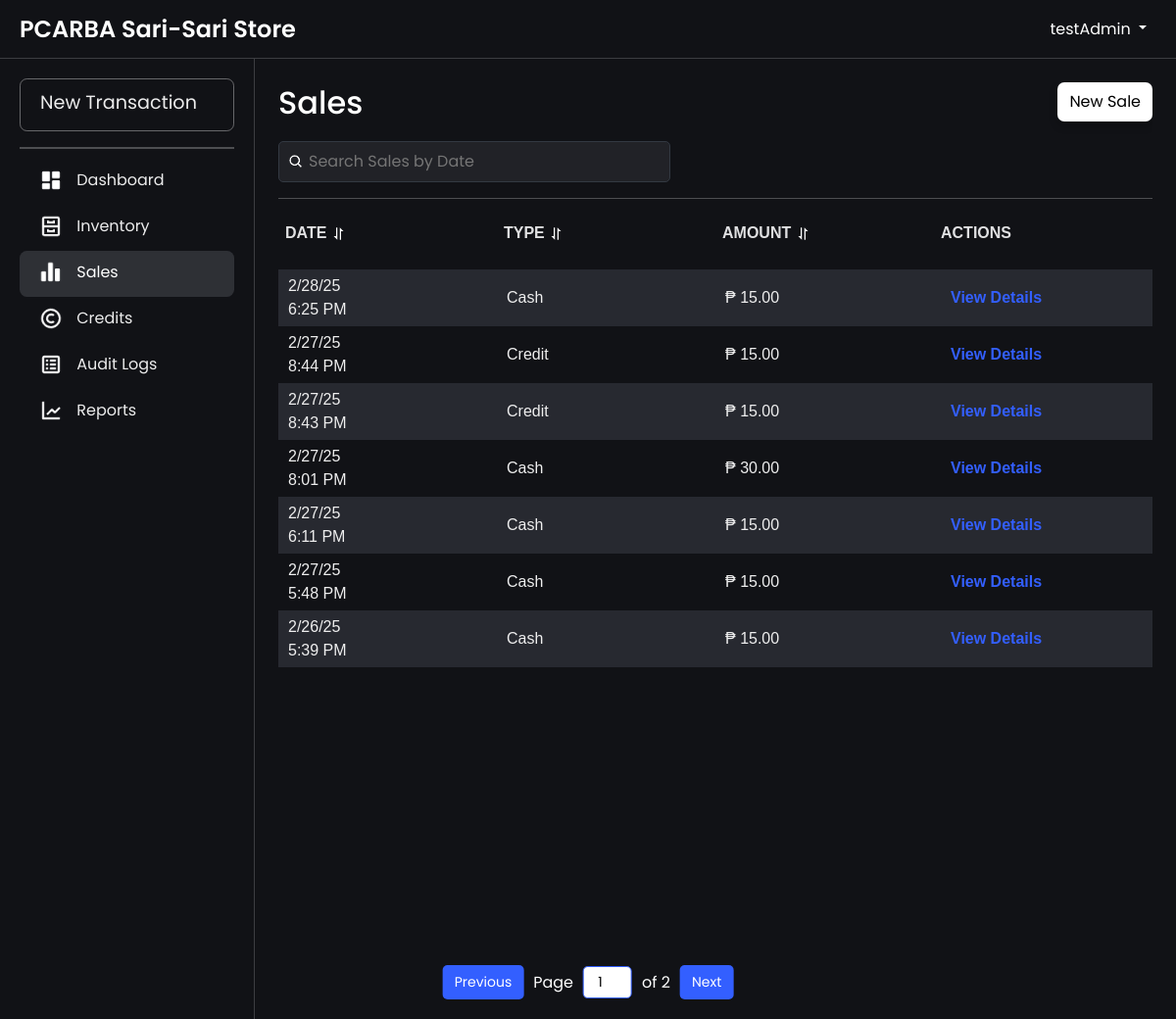
Page /sales.php (signed in) on the committed database.
### tables this page shows
CREATE TABLE `sales` (
  `saleId` int(11) NOT NULL AUTO_INCREMENT,
  `totalPrice` decimal(10,2) NOT NULL,
  `transactionType` enum('Cash','Credit') NOT NULL,
  `dateSold` timestamp NOT NULL DEFAULT current_timestamp(),
  `userId` int(11) NOT NULL,
  `creditorId` int(11) DEFAULT NULL,
  `creditId` int(11) DEFAULT NULL,
  PRIMARY KEY (`saleId`),
  KEY `users_sale` (`userId`),
  KEY `creditor_sale` (`creditorId`),
  KEY `credits_sales` (`creditId`),
  CONSTRAINT `creditor_sale` FOREIGN KEY (`creditorId`) REFERENCES `creditor` (`creditorId`),
  CONSTRAINT `credits_sales` FOREIGN KEY (`creditId`) REFERENCES `credits` (`creditId`),
  CONSTRAINT `users_sale` FOREIGN KEY (`userId`) REFERENCES `users` (`userId`)
);

### htdocs/sales.php (the view, shortened to what this page needs)
<?php
include 'db.php';
$query = "SELECT saleId, dateSold, transactionType, totalPrice, creditId FROM sales ORDER BY dateSold DESC";
$result = $conn->query($query);
$sales = $result->fetch_all(MYSQLI_ASSOC);
?>
<!DOCTYPE html>
<html lang="en">
<head>
    <link rel="stylesheet" href="css/bootstrap.min.css">
    <link rel="stylesheet" href="css/layer1.css">
    <link rel="stylesheet" href="css/sales.css">
</head>
<body>
    <?php include 'navbar.php'; ?>
    <div class="main-content fade-in">
        <div class="container">
            <div class="table-wrapper">
                <div class="header-container">
                    <h2>Sales</h2>
                    <div class="button">
                        <a href="addSale.php">New Sale</a>
                    </div>
                </div>
                <div class="search-container">
                    <div class="search-wrapper">
                        <img src="images/search-icon.png" alt="Search" class="search-icon">
                        <input type="text" id="searchBar" placeholder="Search Sales by Date" onkeyup="filterSales(); toggleClearIcon();">
                    </div>
                </div>
                <hr>
                <table id="salesTable">
                    <thead>
                        <tr align="left">
                            <th onclick="sortTable(0)">Date <span class="sort-icon"><img src="images/sort.png" alt="sort"></span></th>
                            <th onclick="sortTable(1)">Type <span class="sort-icon"><img src="images/sort.png" alt="sort"></span></th>
                            <th onclick="sortTable(2)">Amount <span class="sort-icon"><img src="images/sort.png" alt="sort"></span></th>
                            <th>Actions</th>
                        </tr>
                    </thead>
                    <tbody>
                        <?php if (empty($sales)) { ?>
                            <tr>
                                <td colspan="4" style="text-align: center;">No sales records found. <a href="addSale.php">Create a new sale</a>.</td>
                            </tr>
                        <?php } else { ?>
                            <?php foreach ($sales as $sale) { ?>
                                <tr>
                                    <td data-date="<?php echo $sale['dateSold']; ?>">
                                        <?php echo date("n/j/y", strtotime($sale['dateSold'])) . "<br>" . date("g:i A", strtotime($sale['dateSold'])); ?>
                                    </td>
                                    <td><?php echo htmlspecialchars($sale['transactionType']); ?></td>
                                    <td>₱ <?php echo htmlspecialchars($sale['totalPrice']); ?></td>
                                    <td>
                                        <?php if ($sale['transactionType'] === 'Credit') { ?>
                                            <a href="credit_details.php?creditId=<?php echo $sale['creditId']; ?>" class="view-details">
                                                <span>View Details</span>
                                            </a>
                                        <?php } else { ?>
                                            <a href="sale_details.php?saleId=<?php echo $sale['saleId']; ?>" class="view-details">
                                                <span>View Details</span>
                                            </a>
                                        <?php } ?>
                                    </td>
                                </tr>
                            <?php } ?>
                        <?php } ?>
                    </tbody>
                </table>
                <div class="pagination-container">
                    <button onclick="prevPage()">Previous</button>
                    <span>Page</span>
                    <input type="number" id="pageInput" min="1" onchange="goToPage(this.value)">
                    <span id="totalPages">of 1</span>
                    <button onclick="nextPage()">Next</button>
                </div>
            </div>
        </div>
    </div>
</body>
</html>

### htdocs/css/layer1.css (style rules this page uses)
.fade-in { animation: fadeInAnimation ease .1s; -webkit-animation: fadeInAnimation ease 1s; -moz-animation: fadeInAnimation ease 1s; -o-animation: fadeInAnimation ease 1s; -ms-animation: fadeInAnimation ease 1s; }
body { background-color: rgb(17, 18, 22); font-family: "Poppins", serif; color: white; }

### htdocs/css/sales.css (style rules this page uses)
.search-container { margin-top: 10px; display: flex; justify-content: space-between; align-items: center; gap: 10px; position: relative; width: 100%; }
.header-container { display: flex; justify-content: space-between; align-items: center; }
.search-wrapper { display: flex; align-items: center; position: relative; width: 100%; max-width: 400px; }
.search-wrapper .search-icon { position: absolute; left: 10px; width: 16px; height: 16px; }
.search-wrapper input { padding: 8px 8px 8px 30px; width: 100%; border-radius: 5px; border: 1px solid #333942; background-color: rgba(33, 34, 39, 255); color: #f7f7f8; }
.table-wrapper { overflow-x: auto; }
table { font-family: Arial, Helvetica, sans-serif; width: 100%; border-collapse: separate; border-spacing: 0 10px; table-layout: fixed; }
table thead { position: sticky; top: 0; z-index: 10; background-color: #1f1f1f; }
table tbody tr:nth-child(odd) { background-color: #272930; }
table tbody tr:nth-child(even) { background-color: rgb(17, 18, 22); }
table th { padding: 7px; background-color: rgb(17, 18, 22); color: rgba(247, 247, 248, 0.9); font-weight: bold; text-transform: uppercase; font-size: 1rem; box-shadow: 0 4px 8px rgba(0, 0, 0, 0.83); padding-bottom: 25px; }
table td { padding: 5px 10px; font-size: 1rem; color: #eee; margin: 0 5px; white-space: normal; overflow: hidden; text-overflow: ellipsis; word-wrap: break-word; }
table tr { background-color: transparent; }
.button a { background: transparent; display: inline-block; padding: 8px 12px; background-color: rgb(255, 255, 255); color: #000; text-decoration: none; border-radius: 7px; box-shadow: 0 4px 8px rgba(0, 0, 0, 0.26); transition: all 0.3s ease; margin-bottom: 10px; }
.view-details { padding: 7px; border-radius: 5px; color: #335fff; text-decoration: none; font-weight: bold; margin-top: 5px; }

### htdocs/sales.php (style rules this page uses)
th { cursor: pointer; }
th img { width: 15px; height: 15px; margin-right: 10px; }
.pagination-container { display: flex; justify-content: center; align-items: center; gap: 10px; margin-top: 20px; position: fixed; bottom: 20px; left: 50%; transform: translateX(-50%); }
.pagination-container button { background-color: #335fff; color: white; border: none; padding: 7px 12px; font-size: 14px; cursor: pointer; border-radius: 5px; transition: background 0.3s ease; }
.pagination-container input { width: 50px; padding: 5px; font-size: 14px; text-align: center; border: 1px solid #335fff; border-radius: 5px; outline: none; }
.main-content { position: relative; min-height: 100vh; padding-bottom: 60px; }

### htdocs/navbar.php (style rules this page uses)
html, body { margin: 0; padding: 0; width: 100%; height: 100%; overflow-x: hidden; }
body { display: grid; grid-template-rows: 60px 1fr; grid-template-columns: 260px 1fr; height: 100vh; overflow: hidden; margin: 0; }
.main-content { grid-row: 2 / -1; grid-column: 2 / -1; padding: 24px 24px; overflow-y: auto; transition: margin-left 0.3s; margin: 0; }
.container { width: 100%; padding: 0; margin: 0 auto; }

### rows in the picture
sales: dateSold "2/28/25", dateSold "6:25 PM", transactionType "Cash", totalPrice "15.00"
sales: dateSold "2/27/25", dateSold "8:44 PM", transactionType "Credit", totalPrice "15.00"
sales: dateSold "2/27/25", dateSold "8:43 PM", transactionType "Credit", totalPrice "15.00"
sales: dateSold "2/27/25", dateSold "8:01 PM", transactionType "Cash", totalPrice "30.00"
sales: dateSold "2/27/25", dateSold "6:11 PM", transactionType "Cash", totalPrice "15.00"
sales: dateSold "2/27/25", dateSold "5:48 PM", transactionType "Cash", totalPrice "15.00"
sales: dateSold "2/26/25", dateSold "5:39 PM", transactionType "Cash", totalPrice "15.00"

### other values in the picture
$_SESSION['username'] "testAdmin"
